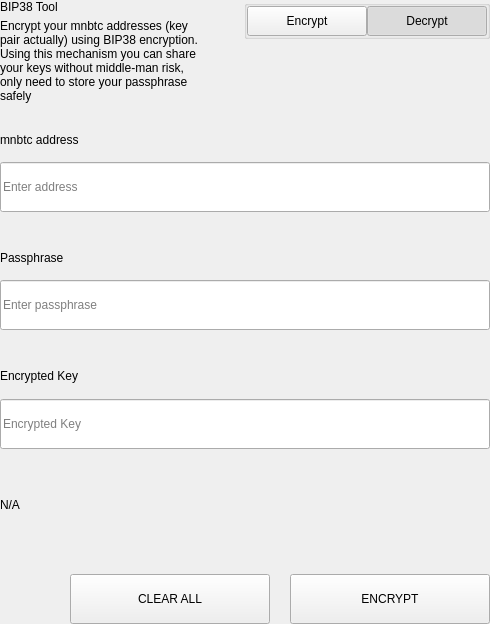
<?xml version="1.0" encoding="UTF-8"?>
<ui version="4.0">
 <class>SettingsBitToolWidget</class>
 <widget class="QWidget" name="SettingsBitToolWidget">
  <property name="geometry">
   <rect>
    <x>0</x>
    <y>0</y>
    <width>490</width>
    <height>624</height>
   </rect>
  </property>
  <property name="windowTitle">
   <string>Form</string>
  </property>
  <layout class="QVBoxLayout" name="verticalLayout">
   <property name="spacing">
    <number>0</number>
   </property>
   <property name="leftMargin">
    <number>0</number>
   </property>
   <property name="topMargin">
    <number>0</number>
   </property>
   <property name="rightMargin">
    <number>0</number>
   </property>
   <property name="bottomMargin">
    <number>0</number>
   </property>
   <item>
    <widget class="QWidget" name="left" native="true">
     <layout class="QVBoxLayout" name="verticalLayout_3">
      <property name="leftMargin">
       <number>0</number>
      </property>
      <property name="topMargin">
       <number>0</number>
      </property>
      <property name="rightMargin">
       <number>0</number>
      </property>
      <property name="bottomMargin">
       <number>0</number>
      </property>
      <item>
       <layout class="QVBoxLayout" name="verticalLayout_2">
        <property name="spacing">
         <number>0</number>
        </property>
        <item>
         <layout class="QHBoxLayout" name="horizontalLayout_3" stretch="3,1">
          <property name="spacing">
           <number>40</number>
          </property>
          <item>
           <layout class="QVBoxLayout" name="verticalLayoutTitle">
            <property name="spacing">
             <number>5</number>
            </property>
            <item>
             <widget class="QLabel" name="labelTitle">
              <property name="text">
               <string>BIP38 Tool</string>
              </property>
             </widget>
            </item>
            <item>
             <widget class="QLabel" name="labelSubtitle1">
              <property name="text">
               <string>Encrypt your mnbtc addresses (key pair actually) using BIP38 encryption.
Using this mechanism you can share your keys without middle-man risk, only need to store your passphrase safely</string>
              </property>
              <property name="wordWrap">
               <bool>true</bool>
              </property>
             </widget>
            </item>
           </layout>
          </item>
          <item alignment="Qt::AlignTop">
           <widget class="QGroupBox" name="groupBox">
            <property name="title">
             <string/>
            </property>
            <property name="alignment">
             <set>Qt::AlignLeading|Qt::AlignLeft|Qt::AlignTop</set>
            </property>
            <layout class="QHBoxLayout" name="horizontalLayout_4">
             <property name="spacing">
              <number>0</number>
             </property>
             <property name="leftMargin">
              <number>0</number>
             </property>
             <property name="topMargin">
              <number>0</number>
             </property>
             <property name="rightMargin">
              <number>0</number>
             </property>
             <property name="bottomMargin">
              <number>0</number>
             </property>
             <item>
              <spacer name="horizontalSpacer">
               <property name="orientation">
                <enum>Qt::Horizontal</enum>
               </property>
               <property name="sizeHint" stdset="0">
                <size>
                 <width>40</width>
                 <height>20</height>
                </size>
               </property>
              </spacer>
             </item>
             <item>
              <widget class="QPushButton" name="pushLeft">
               <property name="minimumSize">
                <size>
                 <width>120</width>
                 <height>30</height>
                </size>
               </property>
               <property name="maximumSize">
                <size>
                 <width>120</width>
                 <height>30</height>
                </size>
               </property>
               <property name="focusPolicy">
                <enum>Qt::NoFocus</enum>
               </property>
               <property name="text">
                <string>Encrypt</string>
               </property>
               <property name="checkable">
                <bool>true</bool>
               </property>
               <property name="autoExclusive">
                <bool>true</bool>
               </property>
              </widget>
             </item>
             <item>
              <widget class="QPushButton" name="pushRight">
               <property name="minimumSize">
                <size>
                 <width>120</width>
                 <height>30</height>
                </size>
               </property>
               <property name="maximumSize">
                <size>
                 <width>120</width>
                 <height>30</height>
                </size>
               </property>
               <property name="focusPolicy">
                <enum>Qt::NoFocus</enum>
               </property>
               <property name="text">
                <string>Decrypt</string>
               </property>
               <property name="checkable">
                <bool>true</bool>
               </property>
               <property name="checked">
                <bool>true</bool>
               </property>
               <property name="autoExclusive">
                <bool>true</bool>
               </property>
              </widget>
             </item>
            </layout>
           </widget>
          </item>
         </layout>
        </item>
        <item>
         <widget class="QStackedWidget" name="stackedWidget">
          <property name="currentIndex">
           <number>1</number>
          </property>
          <widget class="QWidget" name="pageDecrypt">
           <layout class="QVBoxLayout" name="verticalLayout_5">
            <property name="spacing">
             <number>0</number>
            </property>
            <property name="leftMargin">
             <number>0</number>
            </property>
            <property name="topMargin">
             <number>0</number>
            </property>
            <property name="rightMargin">
             <number>0</number>
            </property>
            <property name="bottomMargin">
             <number>0</number>
            </property>
            <item>
             <widget class="QWidget" name="widget" native="true">
              <property name="minimumSize">
               <size>
                <width>0</width>
                <height>100</height>
               </size>
              </property>
              <layout class="QVBoxLayout" name="verticalLayout_4">
               <property name="spacing">
                <number>0</number>
               </property>
               <property name="leftMargin">
                <number>0</number>
               </property>
               <property name="topMargin">
                <number>0</number>
               </property>
               <property name="rightMargin">
                <number>0</number>
               </property>
               <property name="bottomMargin">
                <number>0</number>
               </property>
               <item>
                <spacer name="verticalSpacer_2">
                 <property name="orientation">
                  <enum>Qt::Vertical</enum>
                 </property>
                 <property name="sizeType">
                  <enum>QSizePolicy::Fixed</enum>
                 </property>
                 <property name="sizeHint" stdset="0">
                  <size>
                   <width>20</width>
                   <height>20</height>
                  </size>
                 </property>
                </spacer>
               </item>
               <item>
                <layout class="QHBoxLayout" name="horizontalLayout_6" stretch="2">
                 <property name="spacing">
                  <number>0</number>
                 </property>
                 <item>
                  <layout class="QVBoxLayout" name="verticalLayout_7">
                   <property name="spacing">
                    <number>9</number>
                   </property>
                   <item>
                    <widget class="QLabel" name="labelSubtitleKey">
                     <property name="minimumSize">
                      <size>
                       <width>0</width>
                       <height>20</height>
                      </size>
                     </property>
                     <property name="maximumSize">
                      <size>
                       <width>16777215</width>
                       <height>20</height>
                      </size>
                     </property>
                     <property name="text">
                      <string>Encrypted key</string>
                     </property>
                    </widget>
                   </item>
                   <item>
                    <widget class="QLineEdit" name="lineEditKey">
                     <property name="minimumSize">
                      <size>
                       <width>0</width>
                       <height>50</height>
                      </size>
                     </property>
                     <property name="maximumSize">
                      <size>
                       <width>16777215</width>
                       <height>50</height>
                      </size>
                     </property>
                     <property name="placeholderText">
                      <string>Enter a encrypted key</string>
                     </property>
                    </widget>
                   </item>
                  </layout>
                 </item>
                </layout>
               </item>
               <item>
                <spacer name="verticalSpacer_3">
                 <property name="orientation">
                  <enum>Qt::Vertical</enum>
                 </property>
                 <property name="sizeType">
                  <enum>QSizePolicy::Fixed</enum>
                 </property>
                 <property name="sizeHint" stdset="0">
                  <size>
                   <width>20</width>
                   <height>20</height>
                  </size>
                 </property>
                </spacer>
               </item>
               <item>
                <layout class="QVBoxLayout" name="verticalLayout_9">
                 <property name="spacing">
                  <number>9</number>
                 </property>
                 <item>
                  <widget class="QLabel" name="labelSubtitlePassphrase">
                   <property name="maximumSize">
                    <size>
                     <width>16777215</width>
                     <height>20</height>
                    </size>
                   </property>
                   <property name="text">
                    <string>Passphrase</string>
                   </property>
                  </widget>
                 </item>
                 <item>
                  <widget class="QLineEdit" name="lineEditPassphrase">
                   <property name="minimumSize">
                    <size>
                     <width>0</width>
                     <height>50</height>
                    </size>
                   </property>
                   <property name="maximumSize">
                    <size>
                     <width>16777215</width>
                     <height>50</height>
                    </size>
                   </property>
                   <property name="placeholderText">
                    <string>Enter a passphrase</string>
                   </property>
                  </widget>
                 </item>
                </layout>
               </item>
               <item>
                <spacer name="verticalSpacer_4">
                 <property name="orientation">
                  <enum>Qt::Vertical</enum>
                 </property>
                 <property name="sizeType">
                  <enum>QSizePolicy::Fixed</enum>
                 </property>
                 <property name="sizeHint" stdset="0">
                  <size>
                   <width>20</width>
                   <height>20</height>
                  </size>
                 </property>
                </spacer>
               </item>
               <item>
                <widget class="QWidget" name="widget_3" native="true">
                 <property name="sizePolicy">
                  <sizepolicy hsizetype="Preferred" vsizetype="Fixed">
                   <horstretch>0</horstretch>
                   <verstretch>0</verstretch>
                  </sizepolicy>
                 </property>
                 <layout class="QVBoxLayout" name="verticalLayout_10">
                  <property name="spacing">
                   <number>9</number>
                  </property>
                  <property name="leftMargin">
                   <number>0</number>
                  </property>
                  <property name="topMargin">
                   <number>0</number>
                  </property>
                  <property name="rightMargin">
                   <number>0</number>
                  </property>
                  <property name="bottomMargin">
                   <number>0</number>
                  </property>
                  <item>
                   <widget class="QLabel" name="labelSubtitleDecryptResult">
                    <property name="minimumSize">
                     <size>
                      <width>0</width>
                      <height>20</height>
                     </size>
                    </property>
                    <property name="maximumSize">
                     <size>
                      <width>16777215</width>
                      <height>20</height>
                     </size>
                    </property>
                    <property name="text">
                     <string>Decrypted address result</string>
                    </property>
                   </widget>
                  </item>
                  <item>
                   <widget class="QWidget" name="widget_4" native="true">
                    <layout class="QHBoxLayout" name="horizontalLayout" stretch="6,0,1">
                     <property name="spacing">
                      <number>0</number>
                     </property>
                     <property name="leftMargin">
                      <number>0</number>
                     </property>
                     <property name="topMargin">
                      <number>0</number>
                     </property>
                     <property name="rightMargin">
                      <number>0</number>
                     </property>
                     <property name="bottomMargin">
                      <number>0</number>
                     </property>
                     <item alignment="Qt::AlignVCenter">
                      <widget class="QLineEdit" name="lineEditDecryptResult">
                       <property name="minimumSize">
                        <size>
                         <width>0</width>
                         <height>50</height>
                        </size>
                       </property>
                       <property name="maximumSize">
                        <size>
                         <width>16777215</width>
                         <height>50</height>
                        </size>
                       </property>
                       <property name="placeholderText">
                        <string>Decrypted Address</string>
                       </property>
                      </widget>
                     </item>
                     <item>
                      <spacer name="horizontalSpacer_4">
                       <property name="orientation">
                        <enum>Qt::Horizontal</enum>
                       </property>
                       <property name="sizeType">
                        <enum>QSizePolicy::Fixed</enum>
                       </property>
                       <property name="sizeHint" stdset="0">
                        <size>
                         <width>20</width>
                         <height>50</height>
                        </size>
                       </property>
                      </spacer>
                     </item>
                     <item>
                      <widget class="QPushButton" name="pushButtonImport">
                       <property name="minimumSize">
                        <size>
                         <width>140</width>
                         <height>40</height>
                        </size>
                       </property>
                       <property name="text">
                        <string>Import Address</string>
                       </property>
                      </widget>
                     </item>
                    </layout>
                   </widget>
                  </item>
                 </layout>
                </widget>
               </item>
               <item>
                <widget class="QLabel" name="statusLabel_DEC">
                 <property name="maximumSize">
                  <size>
                   <width>16777215</width>
                   <height>40</height>
                  </size>
                 </property>
                 <property name="text">
                  <string/>
                 </property>
                </widget>
               </item>
               <item>
                <spacer name="verticalSpacer">
                 <property name="orientation">
                  <enum>Qt::Vertical</enum>
                 </property>
                 <property name="sizeType">
                  <enum>QSizePolicy::Preferred</enum>
                 </property>
                 <property name="sizeHint" stdset="0">
                  <size>
                   <width>20</width>
                   <height>20</height>
                  </size>
                 </property>
                </spacer>
               </item>
               <item>
                <layout class="QHBoxLayout" name="horizontalLayout_7">
                 <property name="spacing">
                  <number>0</number>
                 </property>
                 <item>
                  <spacer name="horizontalSpacer_5">
                   <property name="orientation">
                    <enum>Qt::Horizontal</enum>
                   </property>
                   <property name="sizeType">
                    <enum>QSizePolicy::Expanding</enum>
                   </property>
                   <property name="sizeHint" stdset="0">
                    <size>
                     <width>40</width>
                     <height>20</height>
                    </size>
                   </property>
                  </spacer>
                 </item>
                 <item>
                  <widget class="QPushButton" name="pushButtonDecryptClear">
                   <property name="minimumSize">
                    <size>
                     <width>200</width>
                     <height>50</height>
                    </size>
                   </property>
                   <property name="maximumSize">
                    <size>
                     <width>200</width>
                     <height>50</height>
                    </size>
                   </property>
                   <property name="text">
                    <string>CLEAR</string>
                   </property>
                  </widget>
                 </item>
                 <item>
                  <spacer name="horizontalSpacer_3">
                   <property name="orientation">
                    <enum>Qt::Horizontal</enum>
                   </property>
                   <property name="sizeType">
                    <enum>QSizePolicy::Fixed</enum>
                   </property>
                   <property name="sizeHint" stdset="0">
                    <size>
                     <width>20</width>
                     <height>20</height>
                    </size>
                   </property>
                  </spacer>
                 </item>
                 <item>
                  <widget class="QPushButton" name="pushButtonDecrypt">
                   <property name="minimumSize">
                    <size>
                     <width>200</width>
                     <height>50</height>
                    </size>
                   </property>
                   <property name="maximumSize">
                    <size>
                     <width>200</width>
                     <height>50</height>
                    </size>
                   </property>
                   <property name="text">
                    <string>DECRYPT KEY</string>
                   </property>
                  </widget>
                 </item>
                </layout>
               </item>
              </layout>
             </widget>
            </item>
           </layout>
          </widget>
          <widget class="QWidget" name="pageEncrypt">
           <layout class="QVBoxLayout" name="verticalLayout_11">
            <property name="spacing">
             <number>0</number>
            </property>
            <property name="leftMargin">
             <number>0</number>
            </property>
            <property name="topMargin">
             <number>0</number>
            </property>
            <property name="rightMargin">
             <number>0</number>
            </property>
            <property name="bottomMargin">
             <number>0</number>
            </property>
            <item>
             <spacer name="verticalSpacer_8">
              <property name="orientation">
               <enum>Qt::Vertical</enum>
              </property>
              <property name="sizeType">
               <enum>QSizePolicy::Fixed</enum>
              </property>
              <property name="sizeHint" stdset="0">
               <size>
                <width>20</width>
                <height>20</height>
               </size>
              </property>
             </spacer>
            </item>
            <item>
             <widget class="QWidget" name="containerAddressEnc" native="true">
              <layout class="QVBoxLayout" name="containerAddressEncLayout">
               <property name="spacing">
                <number>5</number>
               </property>
               <property name="leftMargin">
                <number>0</number>
               </property>
               <property name="topMargin">
                <number>0</number>
               </property>
               <property name="rightMargin">
                <number>0</number>
               </property>
               <property name="bottomMargin">
                <number>0</number>
               </property>
               <item>
                <widget class="QLabel" name="labelSubtitleAddress">
                 <property name="minimumSize">
                  <size>
                   <width>0</width>
                   <height>20</height>
                  </size>
                 </property>
                 <property name="maximumSize">
                  <size>
                   <width>16777215</width>
                   <height>20</height>
                  </size>
                 </property>
                 <property name="text">
                  <string>mnbtc address</string>
                 </property>
                </widget>
               </item>
               <item>
                <widget class="QLineEdit" name="addressIn_ENC">
                 <property name="minimumSize">
                  <size>
                   <width>0</width>
                   <height>50</height>
                  </size>
                 </property>
                 <property name="placeholderText">
                  <string>Enter address</string>
                 </property>
                </widget>
               </item>
              </layout>
             </widget>
            </item>
            <item>
             <spacer name="verticalSpacer_6">
              <property name="orientation">
               <enum>Qt::Vertical</enum>
              </property>
              <property name="sizeType">
               <enum>QSizePolicy::Fixed</enum>
              </property>
              <property name="sizeHint" stdset="0">
               <size>
                <width>20</width>
                <height>20</height>
               </size>
              </property>
             </spacer>
            </item>
            <item>
             <widget class="QWidget" name="containerAddress" native="true">
              <layout class="QHBoxLayout" name="horizontalLayout_9" stretch="2">
               <property name="spacing">
                <number>0</number>
               </property>
               <property name="leftMargin">
                <number>0</number>
               </property>
               <property name="topMargin">
                <number>0</number>
               </property>
               <property name="rightMargin">
                <number>0</number>
               </property>
               <property name="bottomMargin">
                <number>0</number>
               </property>
               <item>
                <layout class="QVBoxLayout" name="verticalLayout_8">
                 <property name="spacing">
                  <number>5</number>
                 </property>
                 <item>
                  <widget class="QLabel" name="labelSubtitleMessage">
                   <property name="minimumSize">
                    <size>
                     <width>0</width>
                     <height>20</height>
                    </size>
                   </property>
                   <property name="maximumSize">
                    <size>
                     <width>16777215</width>
                     <height>20</height>
                    </size>
                   </property>
                   <property name="text">
                    <string>Passphrase</string>
                   </property>
                  </widget>
                 </item>
                 <item>
                  <widget class="QLineEdit" name="passphraseIn_ENC">
                   <property name="minimumSize">
                    <size>
                     <width>0</width>
                     <height>50</height>
                    </size>
                   </property>
                   <property name="maximumSize">
                    <size>
                     <width>16777215</width>
                     <height>50</height>
                    </size>
                   </property>
                   <property name="placeholderText">
                    <string>Enter passphrase</string>
                   </property>
                  </widget>
                 </item>
                </layout>
               </item>
              </layout>
             </widget>
            </item>
            <item>
             <spacer name="verticalSpacer_7">
              <property name="orientation">
               <enum>Qt::Vertical</enum>
              </property>
              <property name="sizeType">
               <enum>QSizePolicy::Fixed</enum>
              </property>
              <property name="sizeHint" stdset="0">
               <size>
                <width>20</width>
                <height>20</height>
               </size>
              </property>
             </spacer>
            </item>
            <item>
             <widget class="QWidget" name="widget_2" native="true">
              <property name="minimumSize">
               <size>
                <width>0</width>
                <height>75</height>
               </size>
              </property>
              <property name="maximumSize">
               <size>
                <width>16777215</width>
                <height>16777215</height>
               </size>
              </property>
              <layout class="QVBoxLayout" name="verticalLayout_6">
               <property name="leftMargin">
                <number>0</number>
               </property>
               <property name="topMargin">
                <number>0</number>
               </property>
               <property name="rightMargin">
                <number>0</number>
               </property>
               <property name="bottomMargin">
                <number>0</number>
               </property>
               <item>
                <widget class="QLabel" name="labelSubtitleEncryptedKey">
                 <property name="minimumSize">
                  <size>
                   <width>0</width>
                   <height>20</height>
                  </size>
                 </property>
                 <property name="maximumSize">
                  <size>
                   <width>16777215</width>
                   <height>20</height>
                  </size>
                 </property>
                 <property name="text">
                  <string>Encrypted Key</string>
                 </property>
                </widget>
               </item>
               <item>
                <widget class="QLineEdit" name="encryptedKeyOut_ENC">
                 <property name="minimumSize">
                  <size>
                   <width>0</width>
                   <height>50</height>
                  </size>
                 </property>
                 <property name="placeholderText">
                  <string>Encrypted Key</string>
                 </property>
                </widget>
               </item>
              </layout>
             </widget>
            </item>
            <item>
             <widget class="QLabel" name="statusLabel_ENC">
              <property name="text">
               <string notr="true">N/A</string>
              </property>
             </widget>
            </item>
            <item>
             <spacer name="verticalSpacer_5">
              <property name="orientation">
               <enum>Qt::Vertical</enum>
              </property>
              <property name="sizeType">
               <enum>QSizePolicy::Fixed</enum>
              </property>
              <property name="sizeHint" stdset="0">
               <size>
                <width>20</width>
                <height>20</height>
               </size>
              </property>
             </spacer>
            </item>
            <item>
             <layout class="QHBoxLayout" name="horizontalLayout_8">
              <property name="spacing">
               <number>0</number>
              </property>
              <item>
               <spacer name="horizontalSpacer_6">
                <property name="orientation">
                 <enum>Qt::Horizontal</enum>
                </property>
                <property name="sizeType">
                 <enum>QSizePolicy::Expanding</enum>
                </property>
                <property name="sizeHint" stdset="0">
                 <size>
                  <width>40</width>
                  <height>20</height>
                 </size>
                </property>
               </spacer>
              </item>
              <item>
               <widget class="QPushButton" name="pushButtonClear">
                <property name="minimumSize">
                 <size>
                  <width>200</width>
                  <height>50</height>
                 </size>
                </property>
                <property name="focusPolicy">
                 <enum>Qt::NoFocus</enum>
                </property>
                <property name="text">
                 <string>CLEAR ALL</string>
                </property>
               </widget>
              </item>
              <item>
               <spacer name="horizontalSpacer_2">
                <property name="orientation">
                 <enum>Qt::Horizontal</enum>
                </property>
                <property name="sizeType">
                 <enum>QSizePolicy::Fixed</enum>
                </property>
                <property name="sizeHint" stdset="0">
                 <size>
                  <width>20</width>
                  <height>20</height>
                 </size>
                </property>
               </spacer>
              </item>
              <item>
               <widget class="QPushButton" name="pushButtonEncrypt">
                <property name="minimumSize">
                 <size>
                  <width>200</width>
                  <height>50</height>
                 </size>
                </property>
                <property name="maximumSize">
                 <size>
                  <width>200</width>
                  <height>50</height>
                 </size>
                </property>
                <property name="focusPolicy">
                 <enum>Qt::NoFocus</enum>
                </property>
                <property name="text">
                 <string>ENCRYPT</string>
                </property>
               </widget>
              </item>
             </layout>
            </item>
           </layout>
          </widget>
         </widget>
        </item>
       </layout>
      </item>
     </layout>
    </widget>
   </item>
  </layout>
 </widget>
 <resources/>
 <connections/>
</ui>
